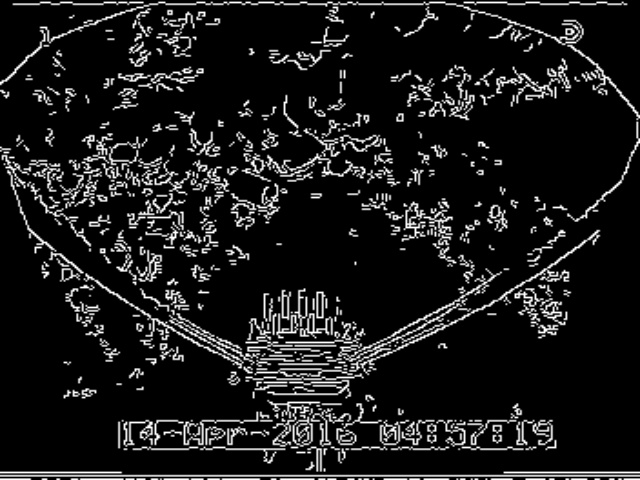
#> input picture test1.jpg, 640 x 480 px
$ python detector.py   (Python 2 division)
#> lines starting #> are read from the running program, lines starting #| are printed output that depends on the picture; long printed decimals are rounded
import numpy as np
import cv2

class Detector:
    @staticmethod
    def tooth_have(edges, xt, yt, sizex, sizey):
        if sizex <= 0 or sizey <= 0:
            return 0
        good_contur = 0
        all_contur = sizex * 2 + sizey * 2
        for i in range(sizex):
            if (edges[xt + i][yt] == 255):
                good_contur += 1
            if (edges[xt + i][yt + sizey] == 255):
                good_contur += 1
        for j in range(sizey):
            if (edges[xt][yt + j] == 255):
                good_contur += 1
            if (edges[xt + sizex][yt + j] == 255):
                good_contur += 1
        return good_contur * 1.0 / all_contur

    @staticmethod
    def get_probability(edges, p1, p2, place_found=None):
        print edges.shape
        percent_contur = [0.0, 0.0, 0.0, 0.0, 0.0]
        for num_tooth in range(5):
            for dx in range(-2, 3):
                for dy in range(-2, 3):
                    for rec_dx in range(-2, 3):
                        for rec_dy in range(-2, 3):
                            xt = int(p1[0] - (p2[1] - p1[1]) * 60.0 / 113)
                            yt = int(p1[1] + (p2[1] - p1[1]) * 18.0 / 113) + int(
                                num_tooth * (p2[1] - p1[1]) * 17.0 / 113)
                            sizex = int((p2[1] - p1[1]) * 26.0 / 113)
                            sizey = int((p2[1] - p1[1]) * 6.0 / 113)
                            current_result = Detector.tooth_have(edges, xt + dx, yt + dy,
                                    sizex + rec_dx, sizey + rec_dy)
                            if current_result > percent_contur[num_tooth]:
                                percent_contur[num_tooth] = current_result
                                if place_found is not None:
                                    place_found[num_tooth] = ((xt + dx, yt + dy),
                                        (xt + dx + sizex + rec_dx, yt + dy + sizey + rec_dy))
        return percent_contur

if __name__ == '__main__':
    img = cv2.imread('test1.jpg')
#> img is the input picture: shape (480, 640, 3); min 0, max 255, mean 26.8
    edges = cv2.cvtColor(img, cv2.COLOR_BGR2GRAY)
    edges_one = np.where(edges > 20)
#> edges_one = 61753 positions, rows 1 to 479, columns 0 to 639
    edges[edges_one] = 255
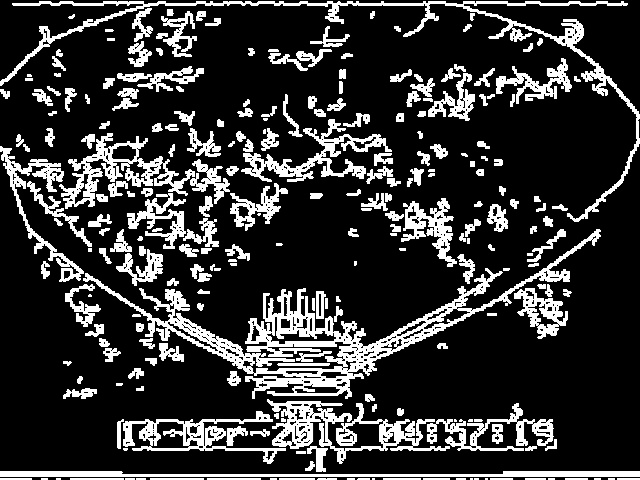
#> edges: shape (480, 640); min 0, max 255, mean 51.6
    p1 = (353, 246)
    p2 = (353, 359)

    place_found = [None] * 5
    print Detector.get_probability(edges, p1, p2, place_found)
#| (480, 640)
#> after the loop in get_probability, `for num_tooth in range(5):`: percent_contur = [0.938, 0.984, 0.941, 1, 0.485]; place_found = [((294, 265), (321, 270)), ((294, 281), (318, 289)), ((291, 297), (317, 305)), ((291, 316), (316, 321)), ((295, 330), (323, 336))]
#| [0.9375, 0.9844, 0.9412, 1.0, 0.4853]
    print place_found

    while True:
        cv2.imshow('frame', edges)
        if cv2.waitKey(0) & 0xFF == ord('q'):
#> (key q is pressed here)
            break

    cv2.destroyAllWindows()
